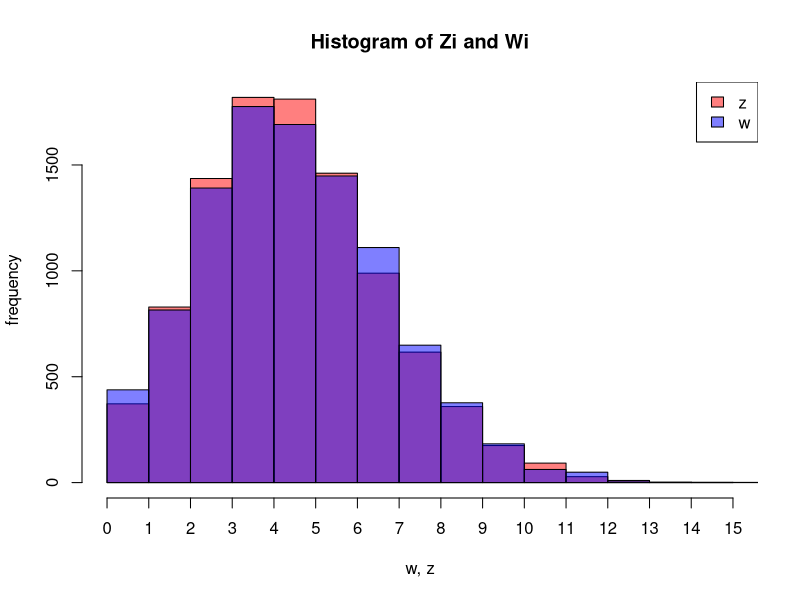

The R source for this figure:
set.seed(123)
n = 10000
x = rpois(n, 2)
y = rpois(n, 3)
w = rpois(n, 5)
z = x + y
hist(z, main = "Histogram of Zi and Wi", ylab = "frequency", xlab = "w, z",
     xlim = c(0, 15), col = rgb(1, 0, 0, alpha = 0.5), xaxt = 'n')
hist(w, col = rgb(0, 0, 1, alpha = 0.5), add = TRUE)
legend("topright", legend = c("z", "w"), 
       fill = c(rgb(1, 0, 0, alpha = 0.5), rgb(0, 0, 1, alpha = 0.5)))
axis(1, at = 0:15)

# Poisson distribution's additivity